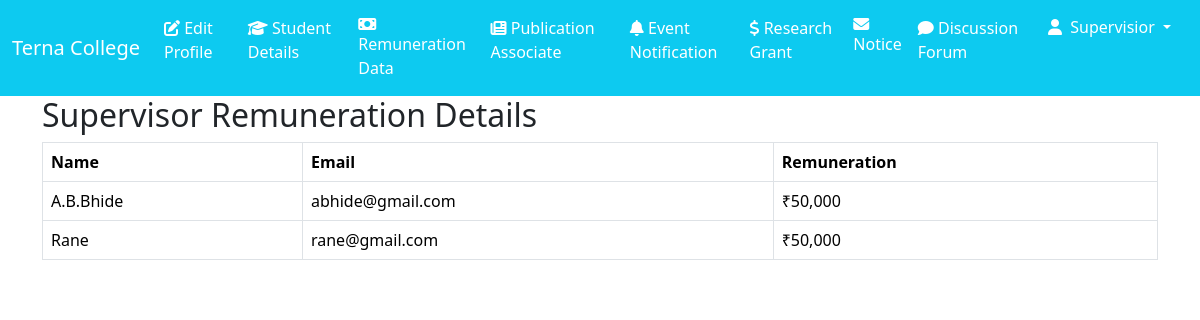
The app's page /remuneration/ with its own data.
### Homepage/models.py (models this page shows, shortened)
class Supervisor(models.Model):
    name = models.CharField(max_length=100)
    email = models.EmailField()
    contact_no = models.CharField(max_length=15)
    department = models.CharField(max_length=100)
    photo = models.ImageField(upload_to='supervisor_photos/', blank=True, null=True)

### Homepage/views.py (the view)
# urls.py: path('remuneration/', views.supervisor_remuneration, name='supervisor_remuneration'),
def supervisor_remuneration(request):
    supervisors = Supervisor.objects.all()
    return render(request, 'supervisor/supervisor_remuneration.html', {'supervisors': supervisors})

### Homepage/templates/Supervisor/supervisor_remuneration.html
{% extends "supervisor_base.html" %}
{% block content %}
    <div class="container">
        <h2>Supervisor Remuneration Details</h2>
        <table class="table table-bordered">
            <thead>
                <tr>
                    <th>Name</th>
                    <th>Email</th>
                    <th>Remuneration</th>
                </tr>
            </thead>
            <tbody>
                {% for supervisor in supervisors %}
                    <tr>
                        <td>{{ supervisor.name }}</td>
                        <td>{{ supervisor.email }}</td>
                        <td>₹50,000</td>
                    </tr>
                {% endfor %}
            </tbody>
        </table>
    </div>
{% endblock %}

### records on screen
Supervisor: name "A.B.Bhide", email "abhide@gmail.com"
Supervisor: name "Rane", email "rane@gmail.com"
